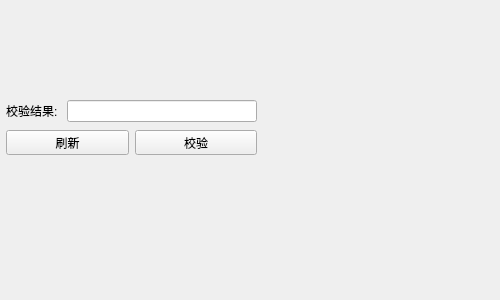
<?xml version="1.0" encoding="UTF-8"?>
<ui version="4.0">
 <class>frmVerifiedCode</class>
 <widget class="QWidget" name="frmVerifiedCode">
  <property name="geometry">
   <rect>
    <x>0</x>
    <y>0</y>
    <width>500</width>
    <height>300</height>
   </rect>
  </property>
  <property name="windowTitle">
   <string>Form</string>
  </property>
  <widget class="VerifiedCode" name="verifiedCode" native="true">
   <property name="geometry">
    <rect>
     <x>9</x>
     <y>9</y>
     <width>251</width>
     <height>71</height>
    </rect>
   </property>
   <property name="sizePolicy">
    <sizepolicy hsizetype="Preferred" vsizetype="Expanding">
     <horstretch>0</horstretch>
     <verstretch>0</verstretch>
    </sizepolicy>
   </property>
  </widget>
  <widget class="QWidget" name="">
   <property name="geometry">
    <rect>
     <x>6</x>
     <y>100</y>
     <width>251</width>
     <height>22</height>
    </rect>
   </property>
   <layout class="QHBoxLayout" name="horizontalLayout">
    <item>
     <widget class="QLabel" name="label">
      <property name="text">
       <string>校验结果: </string>
      </property>
      <property name="alignment">
       <set>Qt::AlignCenter</set>
      </property>
     </widget>
    </item>
    <item>
     <widget class="QLineEdit" name="lineEdit"/>
    </item>
   </layout>
  </widget>
  <widget class="QWidget" name="">
   <property name="geometry">
    <rect>
     <x>6</x>
     <y>130</y>
     <width>251</width>
     <height>25</height>
    </rect>
   </property>
   <layout class="QHBoxLayout" name="horizontalLayout_2">
    <item>
     <widget class="QPushButton" name="btnReflash">
      <property name="text">
       <string>刷新</string>
      </property>
     </widget>
    </item>
    <item>
     <widget class="QPushButton" name="btnCheck">
      <property name="text">
       <string>校验</string>
      </property>
     </widget>
    </item>
   </layout>
  </widget>
 </widget>
 <customwidgets>
  <customwidget>
   <class>VerifiedCode</class>
   <extends>QWidget</extends>
   <header>verifiedcode.h</header>
  </customwidget>
 </customwidgets>
 <resources/>
 <connections/>
</ui>
